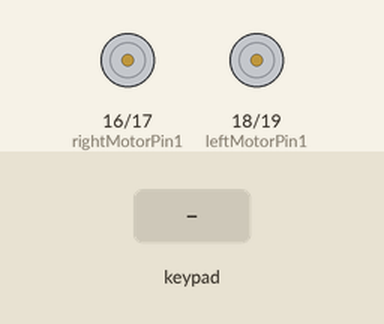
This sketch was run on a simulated ESP32. Parts: motor-driver pin pairs drawn as motors (green arrow = first pin HIGH = forward, orange = second pin HIGH = backward, longer = more drive, scaled by the enable pin). The test bench sets the inputs (shaded band).

Above: at 1.2 s.
1.3 s: key 'U' pressed
At 1.5 s:
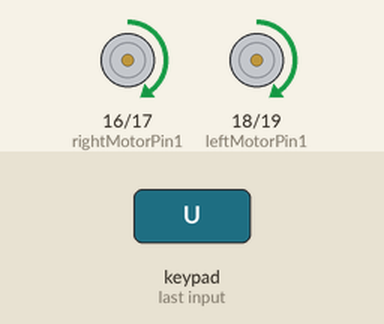
3.2 s: key 'D' pressed
At 3.4 s:
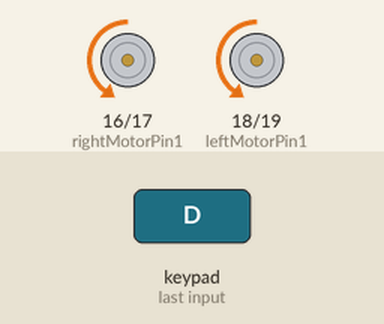
5.1 s: key 'L' pressed
At 5.3 s:
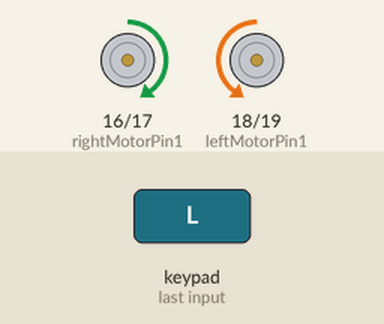
7.0 s: key 'R' pressed
At 7.2 s:
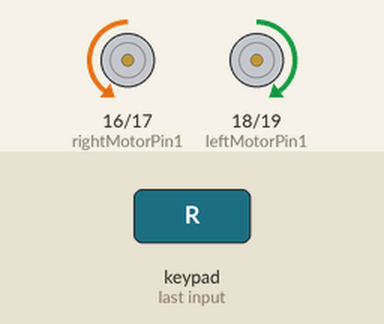
Timing chart, 0 to 9.9 s (numbered marks = the images above; inputs shaded):
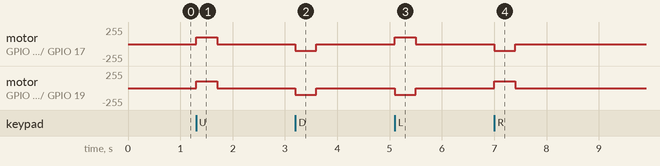

Measured:
- after the input at 1.3 s, motor on GPIO 16 (rightMotorPin1) / GPIO 17 (rightMotorPin2), motor on GPIO 18 (leftMotorPin1) / GPIO 19 (leftMotorPin2): stopped → forward 100/255 at once, → stopped 0.40 s later
- after the input at 3.2 s, motor on GPIO 16 (rightMotorPin1) / GPIO 17 (rightMotorPin2), motor on GPIO 18 (leftMotorPin1) / GPIO 19 (leftMotorPin2): stopped → backward 100/255 at once, → stopped 0.40 s later
- after the input at 5.1 s, motor on GPIO 16 (rightMotorPin1) / GPIO 17 (rightMotorPin2): stopped → forward 100/255 at once, → stopped 0.40 s later; motor on GPIO 18 (leftMotorPin1) / GPIO 19 (leftMotorPin2): stopped → backward 100/255 at once, → stopped 0.40 s later
- after the input at 7.0 s, motor on GPIO 16 (rightMotorPin1) / GPIO 17 (rightMotorPin2): stopped → backward 100/255 at once, → stopped 0.40 s later; motor on GPIO 18 (leftMotorPin1) / GPIO 19 (leftMotorPin2): stopped → forward 100/255 at once, → stopped 0.40 s later

The sketch:

workingbluecar.ino
```cpp
#define CUSTOM_SETTINGS
#define INCLUDE_GAMEPAD_MODULE
#include <DabbleESP32.h>

// --- Right Motor Pins ---
const int enableRightMotor = 25;
const int rightMotorPin1 = 16;
const int rightMotorPin2 = 17;

// --- Left Motor Pins ---
const int enableLeftMotor = 26;
const int leftMotorPin1 = 18;
const int leftMotorPin2 = 19;

#define MAX_MOTOR_SPEED 100

// --- PWM Settings (Required for Core 2.x) ---
const int PWMFreq = 1000;
const int PWMResolution = 8;
const int rightMotorChannel = 4;
const int leftMotorChannel = 5;

void rotateMotor(int rightMotorSpeed, int leftMotorSpeed) {
  // --- Right Motor Direction ---
  if (rightMotorSpeed < 0) {
    digitalWrite(rightMotorPin1, LOW);
    digitalWrite(rightMotorPin2, HIGH);
  } else if (rightMotorSpeed > 0) {
    digitalWrite(rightMotorPin1, HIGH);
    digitalWrite(rightMotorPin2, LOW);
  } else {
    digitalWrite(rightMotorPin1, LOW);
    digitalWrite(rightMotorPin2, LOW);
  }

  // --- Left Motor Direction ---
  if (leftMotorSpeed < 0) {
    digitalWrite(leftMotorPin1, LOW);
    digitalWrite(leftMotorPin2, HIGH);
  } else if (leftMotorSpeed > 0) {
    digitalWrite(leftMotorPin1, HIGH);
    digitalWrite(leftMotorPin2, LOW);
  } else {
    digitalWrite(leftMotorPin1, LOW);
    digitalWrite(leftMotorPin2, LOW);
  }

  // --- Apply Speed to PWM Channels ---
  ledcWrite(rightMotorChannel, abs(rightMotorSpeed));
  ledcWrite(leftMotorChannel, abs(leftMotorSpeed));
}

void setup() {
  // Set direction pins as standard outputs
  pinMode(rightMotorPin1, OUTPUT);
  pinMode(rightMotorPin2, OUTPUT);
  pinMode(leftMotorPin1, OUTPUT);
  pinMode(leftMotorPin2, OUTPUT);

  // --- Setup PWM Channels ---
  ledcSetup(rightMotorChannel, PWMFreq, PWMResolution);
  ledcSetup(leftMotorChannel, PWMFreq, PWMResolution);

  // --- Attach enable pins to the channels ---
  ledcAttachPin(enableRightMotor, rightMotorChannel);
  ledcAttachPin(enableLeftMotor, leftMotorChannel);

  // Ensure motors are stopped on startup
  rotateMotor(0, 0);

  // Start Bluetooth connection
  Dabble.begin("MyBluetoothCar");
}

void loop() {
  int rightMotorSpeed = 0;
  int leftMotorSpeed = 0;

  Dabble.processInput(); // Read Bluetooth data from phone

  // Determine speed and direction based on buttons
  if (GamePad.isUpPressed()) {
    rightMotorSpeed = MAX_MOTOR_SPEED;
    leftMotorSpeed = MAX_MOTOR_SPEED;
  }
  else if (GamePad.isDownPressed()) {
    rightMotorSpeed = -MAX_MOTOR_SPEED;
    leftMotorSpeed = -MAX_MOTOR_SPEED;
  }
  else if (GamePad.isLeftPressed()) {
    rightMotorSpeed = MAX_MOTOR_SPEED;
    leftMotorSpeed = -MAX_MOTOR_SPEED;
  }
  else if (GamePad.isRightPressed()) {
    rightMotorSpeed = -MAX_MOTOR_SPEED;
    leftMotorSpeed = MAX_MOTOR_SPEED;
  }

  // Send the final commands to the motors
  rotateMotor(rightMotorSpeed, leftMotorSpeed);
}
```
